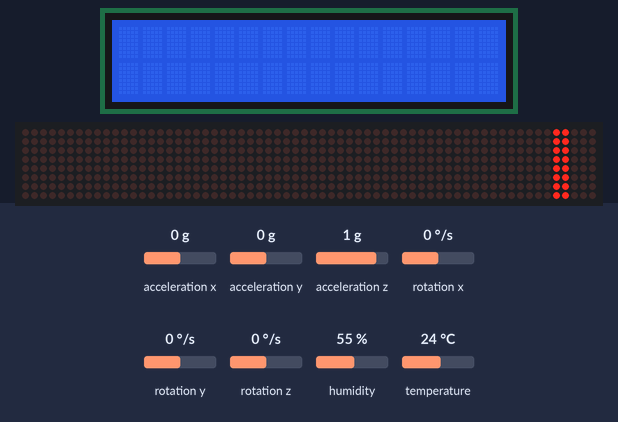
Simulated run of this sketch. Board: Arduino Uno, built with avr-gcc and run on an emulated ATmega328P. Parts: 16×2 character LCD, 64×8 LED matrix. Wiring (inferred from the names in the program): MPU-6050 motion sensor at I2C address 0x68. The test bench sets the inputs (shaded band); at power-on: acceleration x 0 g, acceleration y 0 g, acceleration z 1 g, rotation x 0 °/s, rotation y 0 °/s, rotation z 0 °/s, humidity 55 %, temperature 24 °C. What the sketch prints to the serial monitor is not drawn.

Above: at 1.2 s.
1.3 s: acceleration x set to -1.4 g
At 1.64 s:
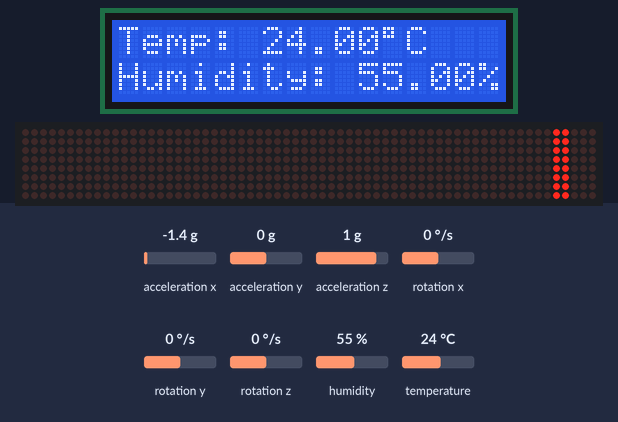
At 2.4 s:
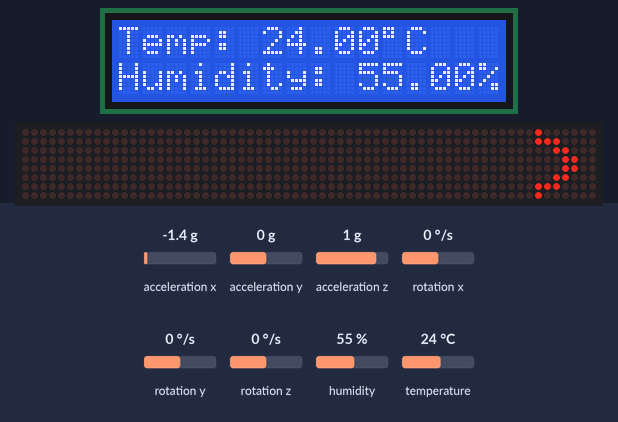
Timing chart, 0 to 4.3 s (numbered marks = the images above; inputs shaded):
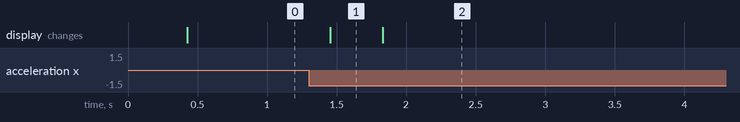

Measured:
- after the input at 1.3 s, the display: first differs from a run without the input after 0.53 s (image 2)

The sketch:

amrit_assistance_upper_body.ino
```cpp
// (c) Michael Schoeffler 2017, http://www.mschoeffler.de
#include "Wire.h" // This library allows you to communicate with I2C devices.

#include<dht.h>
#include<LiquidCrystal.h>
LiquidCrystal lcd(2, 3, 4, 5, 6, 7);
dht DHT;
#define DHT11_PIN 8        //temp


#include <LedControl.h>
int DIN = 12;
int CS =  11;
int CLK = 10;
LedControl lc=LedControl(DIN,CLK,CS,0);  //8X8

const int MPU_ADDR=0x68; // I2C address of the MPU-6050. If AD0 pin is set to HIGH, the I2C address will be 0x69.
int16_t accelerometer_x, accelerometer_y, accelerometer_z; // variables for accelerometer raw data
int16_t gyro_x, gyro_y, gyro_z; // variables for gyro raw data
int16_t temperature; // variables for temperature data
#define LED_LB 2 // LED left bottom
#define LED_RB 3 // LED right bottom
#define LED_RT 4 // LED right top
#define LED_LT 5 // LED left top
char tmp_str[7]; // temporary variable used in convert function
char* convert_int16_to_str(int16_t i) { // converts int16 to string. Moreover, resulting strings will have the same length in the debug monitor.
  sprintf(tmp_str, "%6d", i);
  return tmp_str;
}
void setup() {
  Serial.begin(9600);
  pinMode(LED_LB, OUTPUT);
  pinMode(LED_RB, OUTPUT);
  pinMode(LED_RT, OUTPUT);
  pinMode(LED_LT, OUTPUT);
  digitalWrite(LED_LB, LOW);
  digitalWrite(LED_RB, LOW);
  digitalWrite(LED_RT, LOW);
  digitalWrite(LED_LT, LOW);
  Wire.begin();
  Wire.beginTransmission(MPU_ADDR); // Begins a transmission to the I2C slave (GY-521 board)
  Wire.write(0x6B); // PWR_MGMT_1 register
  Wire.write(0); // set to zero (wakes up the MPU-6050)
  Wire.endTransmission(true);

lcd.begin(16, 2); //temp

 lc.shutdown(0,false);       //The MAX72XX is in power-saving mode on startup
 lc.setIntensity(0,15);      // Set the brightness to maximum value
 lc.clearDisplay(0);         // and clear the display                                            //8X8
}
void loop() {


  Wire.beginTransmission(MPU_ADDR);
  Wire.write(0x3B); // starting with register 0x3B (ACCEL_XOUT_H) [MPU-6000 and MPU-6050 Register Map and Descriptions Revision 4.2, p.40]
  Wire.endTransmission(false); // the parameter indicates that the Arduino will send a restart. As a result, the connection is kept active.
  Wire.requestFrom(MPU_ADDR, 7*2, true); // request a total of 7*2=14 registers

  // "Wire.read()<<8 | Wire.read();" means two registers are read and stored in the same variable
  accelerometer_x = Wire.read()<<8 | Wire.read(); // reading registers: 0x3B (ACCEL_XOUT_H) and 0x3C (ACCEL_XOUT_L)
  accelerometer_y = Wire.read()<<8 | Wire.read(); // reading registers: 0x3D (ACCEL_YOUT_H) and 0x3E (ACCEL_YOUT_L)
  accelerometer_z = Wire.read()<<8 | Wire.read(); // reading registers: 0x3F (ACCEL_ZOUT_H) and 0x40 (ACCEL_ZOUT_L)
  temperature = Wire.read()<<8 | Wire.read(); // reading registers: 0x41 (TEMP_OUT_H) and 0x42 (TEMP_OUT_L)
  gyro_x = Wire.read()<<8 | Wire.read(); // reading registers: 0x43 (GYRO_XOUT_H) and 0x44 (GYRO_XOUT_L)
  gyro_y = Wire.read()<<8 | Wire.read(); // reading registers: 0x45 (GYRO_YOUT_H) and 0x46 (GYRO_YOUT_L)
  gyro_z = Wire.read()<<8 | Wire.read(); // reading registers: 0x47 (GYRO_ZOUT_H) and 0x48 (GYRO_ZOUT_L)

  // print out data
  Serial.print("aX = "); Serial.print(convert_int16_to_str(accelerometer_x));
  Serial.print(" | aY = "); Serial.print(convert_int16_to_str(accelerometer_y));
  Serial.print(" | aZ = "); Serial.print(convert_int16_to_str(accelerometer_z));
  // the following equation was taken from the documentation [MPU-6000/MPU-6050 Register Map and Description, p.30]
  Serial.print(" | tmp = "); Serial.print(temperature/340.00+36.53);
  Serial.print(" | gX = "); Serial.print(convert_int16_to_str(gyro_x));
  Serial.print(" | gY = "); Serial.print(convert_int16_to_str(gyro_y));
  Serial.print(" | gZ = "); Serial.print(convert_int16_to_str(gyro_z));
  Serial.println();

  Serial.println("------------------------------------my things-------------------------------------");
  if(accelerometer_x<=0)
  accelerometer_x=accelerometer_x*(-1);
  if(accelerometer_y<=0)
  accelerometer_y=accelerometer_y*(-1);
  if(accelerometer_z<=0)
  accelerometer_z=accelerometer_z*(-1);


 Serial.print("accelerometer_x=");  Serial.print(accelerometer_x);
   Serial.print("accelerometer_y="); Serial.print(accelerometer_y);
   Serial.print(" accelerometer_x= ");Serial.print(accelerometer_z);
   Serial.println("------------------------------------ END -------------------------------------");
   int charu=(accelerometer_x)/100;

    Serial.println("------------------------------------ main -------------------------------------");  Serial.print(charu);

byte smile[8]=   {B00001100,B00011000,B00110000,B01100000,B01100000,B00110000,B00011000,B00001100};
  byte smile2[8]={  B00001100,B00001100,B00011100,B00111100,B00111100,B00011100,B00001100,B00001100};
              byte smile3[8]=   {B00011100,B00110000,B01110000,B11100000,B11100000,B01110000,B00111000,B00001100};
    byte neutral[8]= {B00011000,B00011000,B00011000,B00011000,B00011000,B00011000,B00011000,B00011000};
    byte frown[8]=   { B01000000,B01110000,B00011000,B00001100,B00001100,B00011000,B01110000,B01000000};

     printByte(neutral);
    int count;
 /*    if(charu<20)
    {
      printByte(smile);delay(500);  printByte(smile2); delay(500); printByte(smile3);  delay(500);
       printByte(smile);delay(500);  printByte(smile2); delay(500); printByte(smile3);  delay(500);
         printByte(smile);delay(500);  printByte(smile2); delay(500); printByte(smile3);  delay(500);
           printByte(smile);delay(500);  printByte(smile2); delay(500); printByte(smile3);  delay(500);
             printByte(smile);delay(500);  printByte(smile2); delay(500); printByte(smile3);  delay(500);
               printByte(smile);delay(500);  printByte(smile2); delay(500); printByte(smile3);  delay(500);
                 printByte(smile);delay(500);  printByte(smile2); delay(500); printByte(smile3);  delay(500);
                   printByte(smile);delay(500);  printByte(smile2); delay(500); printByte(smile3);  delay(500);
                     printByte(smile);delay(500);  printByte(smile2); delay(500); printByte(smile3);  delay(500);
                       printByte(smile);delay(500);  printByte(smile2); delay(500); printByte(smile3);  delay(500);
              } */
   if(charu>65&&charu<=100)
      {  printByte(smile);delay(500);  printByte(smile2); delay(500); printByte(smile3);  delay(500);
          printByte(smile);delay(500);  printByte(smile2); delay(500); printByte(smile3);  delay(500);
            printByte(smile);delay(500);  printByte(smile2); delay(500); printByte(smile3);  delay(500);
              printByte(smile);delay(500);  printByte(smile2); delay(500); printByte(smile3);  delay(500);
                printByte(smile);delay(500);  printByte(smile2); delay(500); printByte(smile3);  delay(500);
                  printByte(smile);delay(500);  printByte(smile2); delay(500); printByte(smile3);  delay(500);
                    printByte(smile);delay(500);  printByte(smile2); delay(500); printByte(smile3);  delay(500);
                      printByte(smile);delay(500);  printByte(smile2); delay(500); printByte(smile3);  delay(500);
                        printByte(smile);delay(500);  printByte(smile2); delay(500); printByte(smile3);  delay(500);
        }
     else if(charu>100)
     {
          printByte(frown);
           delay(10000);
        }
  /*
    printByte(smile);
     delay(500);
    printByte(smile2);
     delay(500);
      printByte(smile3);
     delay(500);


    delay(1000);

    printByte(frown);

    delay(1000);*/

     //  lc.clearDisplay(0);

   delay(1000);


 int chk = DHT.read11(DHT11_PIN);
  lcd.setCursor(0,0);
  lcd.print("Temp: ");
  lcd.print(DHT.temperature);
  lcd.print((char)223);
  lcd.print("C");
  lcd.setCursor(0,1);
  lcd.print("Humidity: ");
  lcd.print(DHT.humidity);
  lcd.print("%");


 delay(10);


}
void printByte(byte character [])
{
  int i = 0;
  for(i=0;i<8;i++)
  {
    lc.setRow(0,i,character[i]);
  }
}
```
